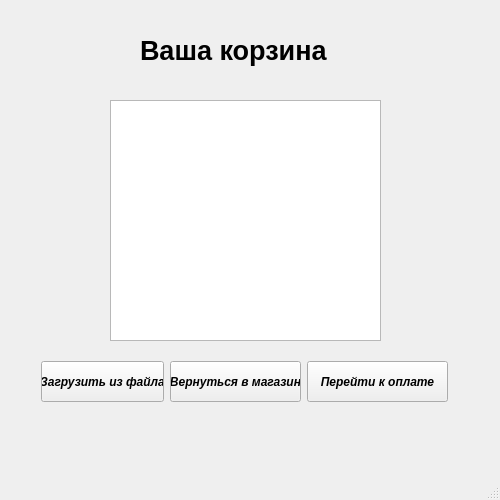
<?xml version="1.0" encoding="UTF-8"?>
<ui version="4.0">
 <class>MainWindow</class>
 <widget class="QMainWindow" name="MainWindow">
  <property name="geometry">
   <rect>
    <x>0</x>
    <y>0</y>
    <width>500</width>
    <height>500</height>
   </rect>
  </property>
  <property name="windowTitle">
   <string>MainWindow</string>
  </property>
  <widget class="QWidget" name="centralwidget">
   <widget class="QPlainTextEdit" name="all_products">
    <property name="geometry">
     <rect>
      <x>110</x>
      <y>100</y>
      <width>271</width>
      <height>241</height>
     </rect>
    </property>
   </widget>
   <widget class="QLabel" name="label">
    <property name="geometry">
     <rect>
      <x>140</x>
      <y>30</y>
      <width>211</width>
      <height>41</height>
     </rect>
    </property>
    <property name="font">
     <font>
      <pointsize>20</pointsize>
      <weight>75</weight>
      <bold>true</bold>
     </font>
    </property>
    <property name="text">
     <string>Ваша корзина</string>
    </property>
   </widget>
   <widget class="QPushButton" name="read_from_file_button">
    <property name="geometry">
     <rect>
      <x>41</x>
      <y>361</y>
      <width>123</width>
      <height>41</height>
     </rect>
    </property>
    <property name="font">
     <font>
      <weight>75</weight>
      <italic>true</italic>
      <bold>true</bold>
     </font>
    </property>
    <property name="text">
     <string>Загрузить из файла</string>
    </property>
   </widget>
   <widget class="QPushButton" name="market_button">
    <property name="geometry">
     <rect>
      <x>170</x>
      <y>361</y>
      <width>131</width>
      <height>41</height>
     </rect>
    </property>
    <property name="font">
     <font>
      <weight>75</weight>
      <italic>true</italic>
      <bold>true</bold>
     </font>
    </property>
    <property name="text">
     <string>Вернуться в магазин</string>
    </property>
   </widget>
   <widget class="QPushButton" name="market_button_2">
    <property name="geometry">
     <rect>
      <x>307</x>
      <y>361</y>
      <width>141</width>
      <height>41</height>
     </rect>
    </property>
    <property name="font">
     <font>
      <weight>75</weight>
      <italic>true</italic>
      <bold>true</bold>
     </font>
    </property>
    <property name="text">
     <string>Перейти к оплате</string>
    </property>
   </widget>
  </widget>
  <widget class="QMenuBar" name="menubar">
   <property name="geometry">
    <rect>
     <x>0</x>
     <y>0</y>
     <width>500</width>
     <height>21</height>
    </rect>
   </property>
  </widget>
  <widget class="QStatusBar" name="statusbar"/>
 </widget>
 <resources/>
 <connections/>
</ui>
